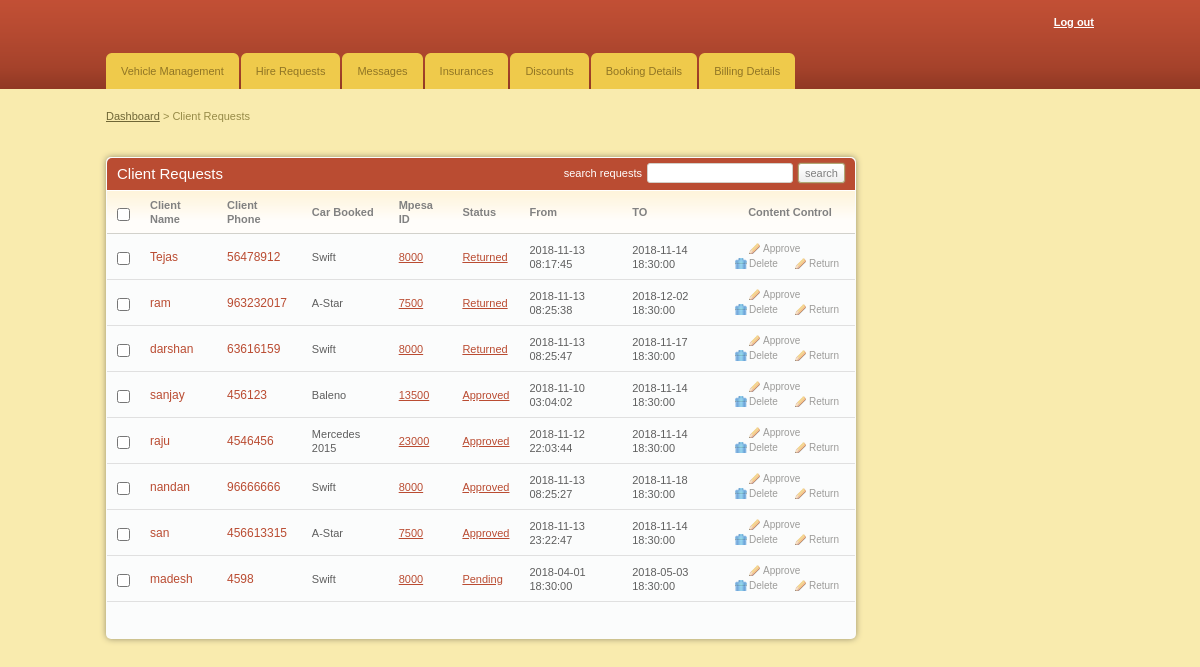
The app's page /admin/client_requests.php (signed in) with its own data.
### tables this page shows
CREATE TABLE `client` (
  `client_id` int(11) NOT NULL,
  `fname` varchar(255) NOT NULL,
  `email` varchar(255) NOT NULL,
  `id_no` int(11) NOT NULL,
  `phone` int(11) DEFAULT NULL,
  `location` varchar(255) NOT NULL,
  `gender` varchar(255) NOT NULL,
  `car_id` int(11) NOT NULL,
  `status` varchar(255) NOT NULL,
  `mpesa` varchar(255) NOT NULL,
  `FROM_DT_TIME` timestamp NOT NULL DEFAULT CURRENT_TIMESTAMP ON UPDATE CURRENT_TIMESTAMP,
  `RET_DT_TIME` timestamp NOT NULL DEFAULT '0000-00-00 00:00:00'
);

CREATE TABLE `cars` (
  `car_id` int(11) NOT NULL,
  `car_name` varchar(255) NOT NULL,
  `car_type` varchar(255) NOT NULL,
  `image` text NOT NULL,
  `hire_cost` int(11) NOT NULL,
  `capacity` int(11) NOT NULL,
  `status` varchar(255) NOT NULL,
  `CAR_CATEGORY_NAME` varchar(25) NOT NULL,
  `LOC_ID` char(4) DEFAULT NULL
);

### admin/client_requests.php (the view, shortened to what this page needs)
<!DOCTYPE html PUBLIC "-//W3C//DTD XHTML 1.0 Transitional//EN" "http://www.w3.org/TR/xhtml1/DTD/xhtml1-transitional.dtd">
<html xmlns="http://www.w3.org/1999/xhtml">
<head>
<link rel="stylesheet" href="css/style.css" type="text/css" media="all" />
</head>
<body>
<div id="header">
<div class="shell">
<?php
include 'menu.php';
?>
</div>
</div>
<div id="container">
<div class="shell">
<div class="small-nav">
<a href="index.php">Dashboard</a>
<span>&gt;</span>
Client Requests
</div>
<br />
<div id="main">
<div id="content">
<div class="box">
<div class="box-head">
<h2 class="left">Client Requests</h2>
<div class="right">
<label>search requests</label>
<input type="text" class="field small-field" />
<input type="submit" class="button" value="search" />
</div>
</div>
<div class="table">
<table width="100%" border="0" cellspacing="0" cellpadding="0">
<tr>
<th width="13"><input type="checkbox" class="checkbox" /></th>
<th>Client Name</th>
<th>Client Phone</th>
<th>Car Booked</th>
<th>Mpesa ID</th>
<th>Status</th>
<th>From</th>
<th>TO</th>
<th width="110" class="ac">Content Control</th>
</tr>
<?php
include '../includes/config.php';
$select = "SELECT client.client_id,client.fname,client.phone,cars.car_name,cars.hire_cost,client.status,client.FROM_DT_TIME,client.RET_DT_TIME
FROM client JOIN cars ON client.car_id=cars.car_id";
$result = $conn->query($select);
while($row = $result->fetch_assoc()){
?>
<tr>
<td><input type="checkbox" class="checkbox" /></td>
<td><h3><a href="#"><?php echo $row['fname'] ?></a></h3></td>
<td><h3><a href="#"><?php echo $row['phone'] ?></a></h3></td>
<td><?php echo $row['car_name'] ?></td>
<td><a href="#"><?php echo $row['hire_cost'] ?></a></td>
<td><a href="#"><?php echo $row['status'] ?></a></td>
<td><?php echo $row['FROM_DT_TIME'] ?></td>
<td><?php echo $row['RET_DT_TIME'] ?></td>
<td><a href="javascript:sureToApprove(<?php echo $row['client_id'];?>)"
class="ico edit">Approve</a>
<a href="#" class="ico del">Delete</a>
<a href="javascript:sureToreturn(<?php echo $row['client_id'];?>)"
class="ico edit">Return</a>	</td>
</tr>
<?php
}
?>
</table>
<div class="pagging">
</div>
</div>
</div>
</div>
</div>
</div>
</div>
</body>
</html>

### admin/css/style.css (style rules this page uses)
* { padding:0; margin:0; outline:0; }
body { background:#f9ebae; font-family: Verdana, sans-serif; font-size:11px; line-height:14px; color:#5e5e5e; }
input, textarea, select { font-family: Verdana, sans-serif; font-size:13px; }
.field { border:solid 1px #d3cfc7; background:#fff; padding:5px; }
.small-field { border:solid 1px #d3cfc7; background:#fff; padding:3px 1px; font-size:11px; }
.checkbox { width:13px; height:13px; vertical-align:top; position:relative; top:2px; }
.button { background:#eee url(images/button.gif) repeat-x 0 0; border:solid 1px #b1a874; color:#7f7f7f; font-size:11px; padding:2px 6px 2px 6px; cursor:pointer; line-height:14px !important; }
a { color:#ba4c32; text-decoration: underline; cursor:pointer; }
.left, .alignleft { float:left; display:inline; }
.right, .alignright { float:right; display:inline; }
.ac { text-align: center !important; }
h2 { font-size:15px; font-weight: normal; }
h3 { font-size:12px; line-height:14px; font-weight: normal; }
h3 a { text-decoration: none; }
.shell { width:988px; margin:0 auto; }
#header { height:89px; background:url(images/header.gif); white-space:nowrap; }
#container { padding:20px 0; }
.small-nav { color:#978b48; padding-bottom:20px; }
.small-nav a { color:#6f6636; }
#content { float:left; width:750px; }
.table th { background:#fffdfa url(images/th.gif) repeat-x 0 0; color:#818181; text-align: left; padding:7px 10px; border-bottom:solid 1px #d2d1cb; }
.table td { background:#fbfcfc; border-bottom:solid 1px #e0e0e0; padding:8px 10px; }
.box { background:#fbfcfc; height:100%; padding:1px; margin-bottom:20px; }
.box-head { background:#ba4c32; height:32px; color:#fff; padding: 0 10px; line-height:32px; white-space:nowrap; border-bottom:solid 1px #fff; }
.box-head .right { padding-top:5px; line-height:13px; }
.box-head .right label, .box-head .right input { float:left; }
.box-head .right label { padding:4px 0 0 0; }
.box-head .right input { margin-left:5px; }
.pagging { height:20px; padding:8px 10px; line-height:19px; color:#949494; }
a.ico { color:#9d9c9a; font-size:10px; text-decoration: none; padding:0 0 0 14px; background-repeat:no-repeat; background-position:0 0; }
a.del { background-image:url(images/del.gif) }
a.edit { background-image:url(images/edit.gif); margin-left:14px; }
.box { -moz-border-radius:5px; -webkit-border-radius:5px; -moz-box-shadow: 0 0 6px #978f6c; -webkit-box-shadow: 0 0 6px #978f6c; }
.box-head { -moz-border-radius-topleft:5px; -moz-border-radius-topright:5px; -webkit-border-top-left-radius:5px; -webkit-border-top-right-radius:5px; }
.field, .button { -moz-border-radius:4px; -webkit-border-radius:4px; }
.small-field, .button, .pagging a { -moz-border-radius:3px; -webkit-border-radius:3px; }
.button { -moz-box-shadow: 0 0 2px #978f6c; -webkit-box-shadow: 0 0 2px #978f6c; }

### records on screen
client: fname "Tejas", phone "56478912", car.car_name "Swift", car.hire_cost "8000", status "Returned", FROM_DT_TIME "2018-11-13 08:17:45", RET_DT_TIME "2018-11-14 18:30:00"
client: fname "ram", phone "963232017", car.car_name "A-Star", car.hire_cost "7500", status "Returned", FROM_DT_TIME "2018-11-13 08:25:38", RET_DT_TIME "2018-12-02 18:30:00"
client: fname "darshan", phone "63616159", car.car_name "Swift", car.hire_cost "8000", status "Returned", FROM_DT_TIME "2018-11-13 08:25:47", RET_DT_TIME "2018-11-17 18:30:00"
client: fname "sanjay", phone "456123", car.car_name "Baleno", car.hire_cost "13500", status "Approved", FROM_DT_TIME "2018-11-10 03:04:02", RET_DT_TIME "2018-11-14 18:30:00"
client: fname "raju", phone "4546456", car.car_name "Mercedes 2015", car.hire_cost "23000", status "Approved", FROM_DT_TIME "2018-11-12 22:03:44", RET_DT_TIME "2018-11-14 18:30:00"
client: fname "nandan", phone "96666666", car.car_name "Swift", car.hire_cost "8000", status "Approved", FROM_DT_TIME "2018-11-13 08:25:27", RET_DT_TIME "2018-11-18 18:30:00"
client: fname "san", phone "456613315", car.car_name "A-Star", car.hire_cost "7500", status "Approved", FROM_DT_TIME "2018-11-13 23:22:47", RET_DT_TIME "2018-11-14 18:30:00"
client: fname "madesh", phone "4598", car.car_name "Swift", car.hire_cost "8000", status "Pending", FROM_DT_TIME "2018-04-01 18:30:00", RET_DT_TIME "2018-05-03 18:30:00"
